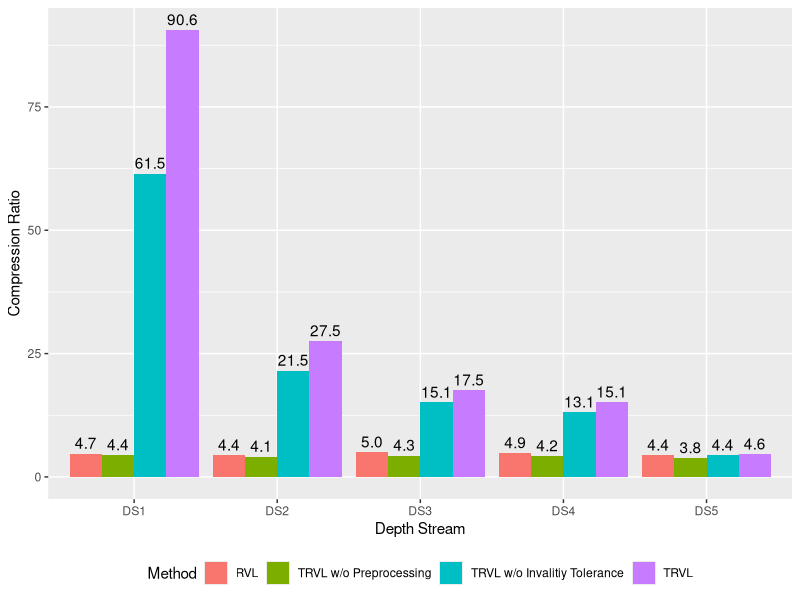
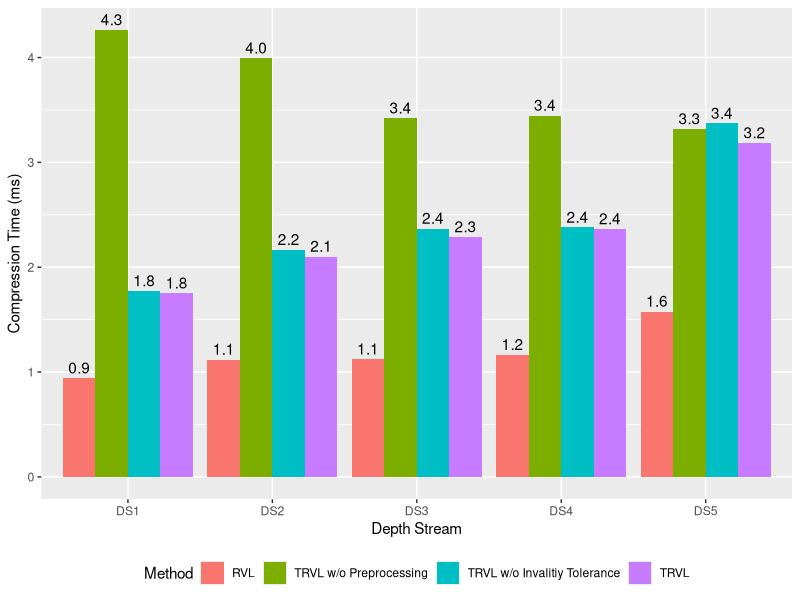
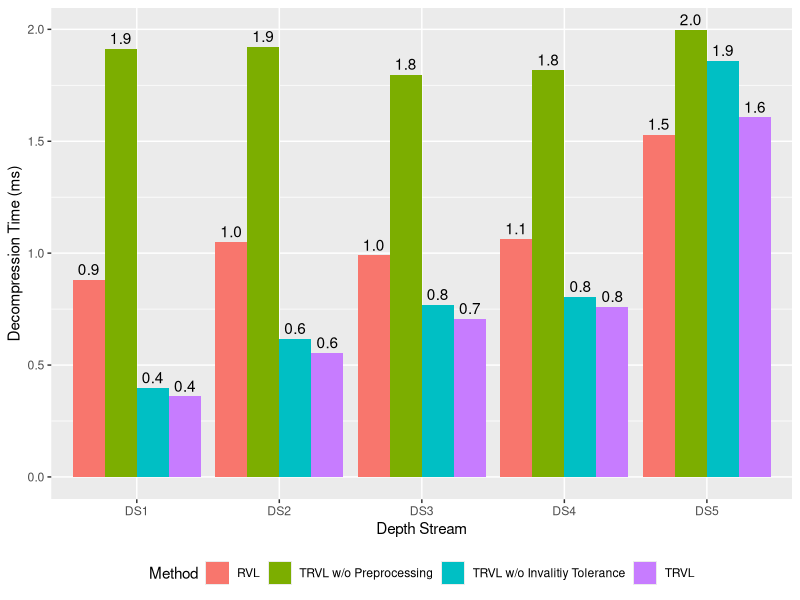
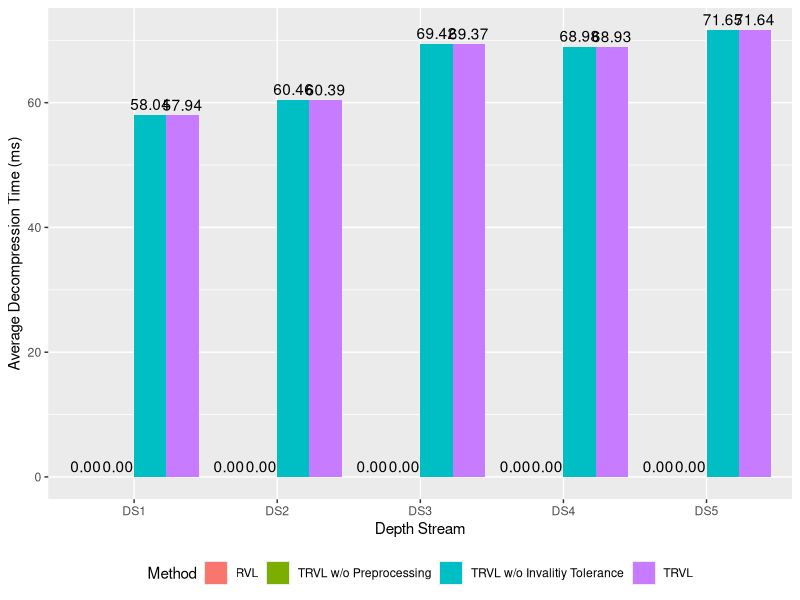
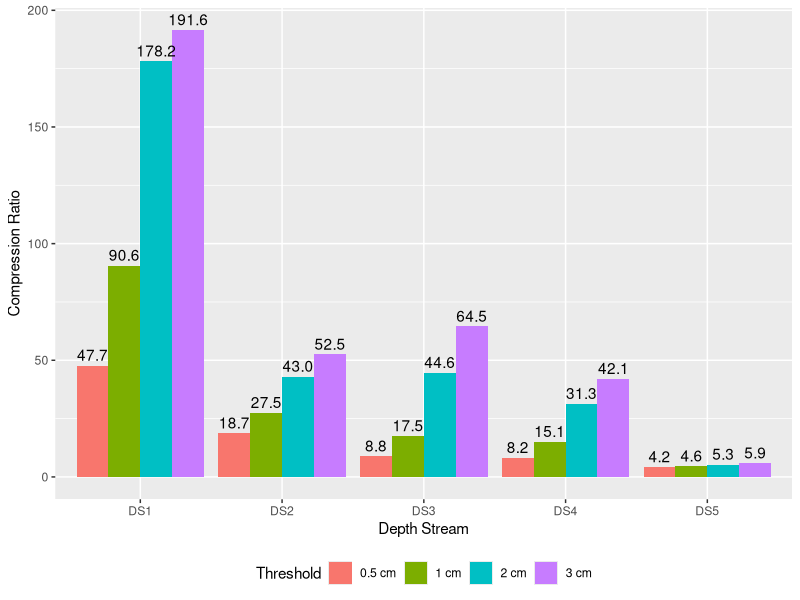
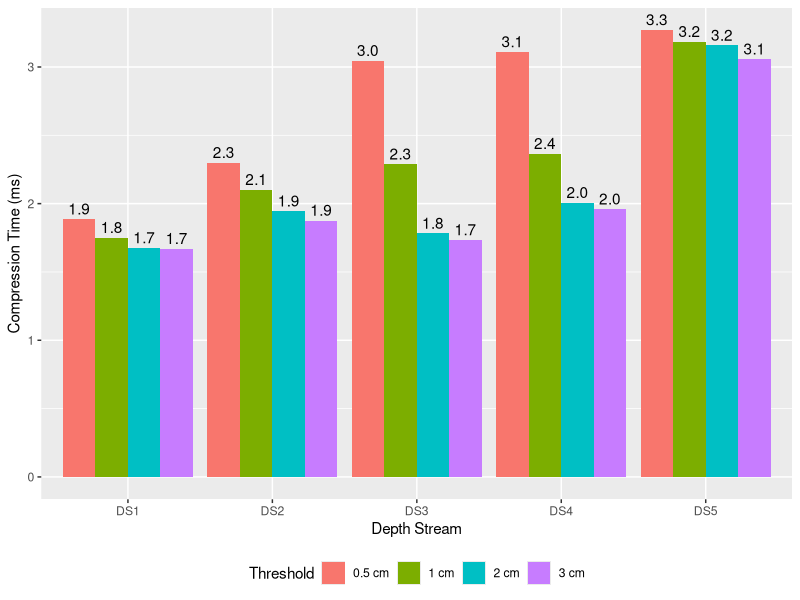
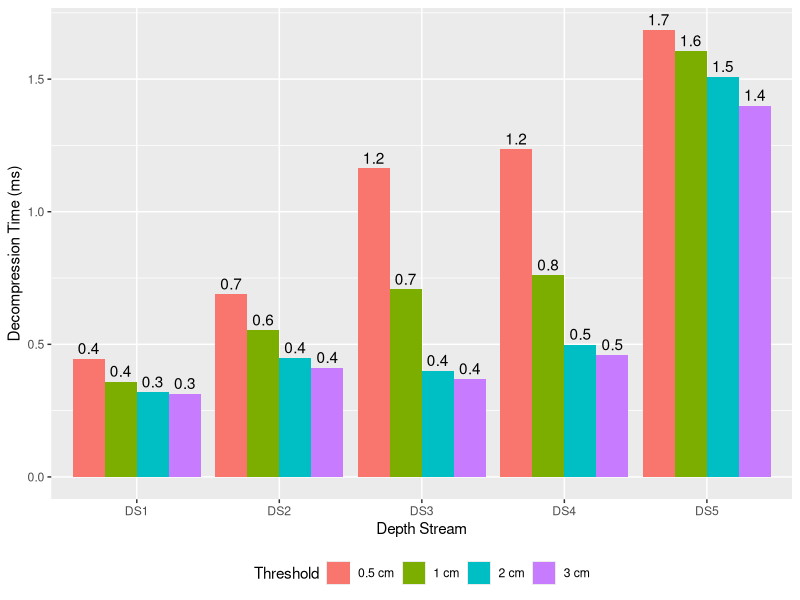
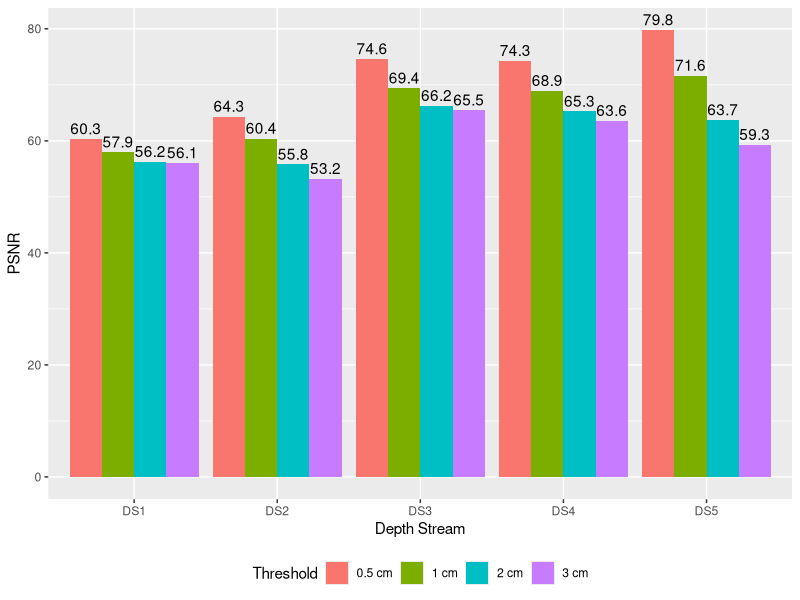

These charts were generated, in order, by the following R code:
## ---- chunk 1
library(tidyverse)
library(ggpubr)

convert_filename_to_depth_stream <- function(filename) {
  if(filename == "ppt2-empty") {
    return("DS1")
  } else if(filename == "ppt2-sitting") {
    return("DS2")
  } else if(filename == "comm-empty") {
    return("DS3")
  } else if(filename == "comm-standing") {
    return("DS4")
  } else if(filename == "comm-camera-movement") {
    return("DS5")
  } else {
    stop()
  }
}

convert_type_and_thresholds_to_type <- function(type, change_threshold, invalidation_threshold) {
  if(type == "rvl") {
    return("RVL")
  }
  if(type != "trvl") {
    stop()
  }
  
  if(change_threshold == 0) {
    # TRVL without preprocessing
    return("TRVL w/o Preprocessing")
  } else if(invalidation_threshold == 0) {
    # TRVL without invalidation tolerance
    return("TRVL w/o Invalitiy Tolerance")
  } else if(change_threshold == 5) {
    return("TRVL 0.5 cm")
  } else if(change_threshold == 10) {
    return("TRVL 1 cm")
  } else if(change_threshold == 20) {
    return("TRVL 2 cm")
  } else if(change_threshold == 30) {
    return("TRVL 3 cm")
  }
}

result_data <- read_csv("../output/paper-result.csv") %>%
  mutate(depth_stream = map_chr(filename, convert_filename_to_depth_stream),
         type = pmap_chr(list(type, change_threshold, invalidation_threshold), convert_type_and_thresholds_to_type)) %>%
  mutate(depth_stream = factor(depth_stream)) %>%
  select(depth_stream, type, compression_ratio, average_compression_time, average_decompression_time, average_psnr)
## ---- chunk 2
to_methods_type <- function(type) {
  if(type == "RVL" | type == "TRVL w/o Preprocessing" | type == "TRVL w/o Invalitiy Tolerance")
    return(type)
  
  if(type == "TRVL 1 cm")
    return("TRVL")
  
  return(NA)
}

methods_data <- result_data %>%
  mutate(type = map(type, to_methods_type)) %>%
  filter(!is.na(type)) %>%
  mutate(type = factor(type, c("RVL", "TRVL w/o Preprocessing", "TRVL w/o Invalitiy Tolerance", "TRVL")))

methods_data %>%
  mutate(label = map_chr(compression_ratio, ~ formatC(.x,, digits = 1, format = "f"))) %>%
  ggplot(aes(x = depth_stream, y = compression_ratio, fill = type)) +
  geom_col(position = "dodge") +
  labs(x = "Depth Stream", y = "Compression Ratio", fill = "Method") +
  geom_text(aes(label = label), position = position_dodge(0.9), vjust = -0.4) +
  theme(legend.position = "bottom")

methods_data %>%
  mutate(label = map_chr(average_compression_time, ~ formatC(.x,, digits = 1, format = "f"))) %>%
  ggplot(aes(x = depth_stream, y = average_compression_time, fill = type)) +
  geom_col(position = "dodge") +
  labs(x = "Depth Stream", y = "Compression Time (ms)", fill = "Method") +
  geom_text(aes(label = label), position = position_dodge(0.9), vjust = -0.4) +
  theme(legend.position = "bottom")

methods_data %>%
  mutate(label = map_chr(average_decompression_time, ~ formatC(.x,, digits = 1, format = "f"))) %>%
  ggplot(aes(x = depth_stream, y = average_decompression_time, fill = type)) +
  geom_col(position = "dodge") +
  labs(x = "Depth Stream", y = "Decompression Time (ms)", fill = "Method") +
  geom_text(aes(label = label), position = position_dodge(0.9), vjust = -0.4) +
  theme(legend.position = "bottom")

methods_data %>%
  mutate(label = map_chr(average_psnr, ~ formatC(.x,, digits = 2, format = "f"))) %>%
  ggplot(aes(x = depth_stream, y = average_psnr, fill = type)) +
  geom_col(position = "dodge") +
  labs(x = "Depth Stream", y = "Average Decompression Time (ms)", fill = "Method") +
  geom_text(aes(label = label), position = position_dodge(0.9), vjust = -0.4) +
  theme(legend.position = "bottom")
## ---- chunk 3
to_thresholds_type <- function(type) {
  if(type == "TRVL 0.5 cm")
    return("0.5 cm")
  
  if(type == "TRVL 1 cm")
    return("1 cm")
  
  if(type == "TRVL 2 cm")
    return("2 cm")
  
  if(type == "TRVL 3 cm")
    return("3 cm")
  
  return(NA)
}

thresholds_data <- result_data %>%
  mutate(type = map(type, to_thresholds_type)) %>%
  filter(!is.na(type)) %>%
  mutate(type = factor(type, c("0.5 cm", "1 cm", "2 cm", "3 cm")))

thresholds_data %>%
  mutate(label = map_chr(compression_ratio, ~ formatC(.x,, digits = 1, format = "f"))) %>%
  ggplot(aes(x = depth_stream, y = compression_ratio, fill = type)) +
  geom_col(position = "dodge") +
  labs(x = "Depth Stream", y = "Compression Ratio", fill = "Threshold") +
  geom_text(aes(label = label), position = position_dodge(0.9), vjust = -0.4) +
  theme(legend.position = "bottom")

thresholds_data %>%
  mutate(label = map_chr(average_compression_time, ~ formatC(.x,, digits = 1, format = "f"))) %>%
  ggplot(aes(x = depth_stream, y = average_compression_time, fill = type)) +
  geom_col(position = "dodge") +
  labs(x = "Depth Stream", y = "Compression Time (ms)", fill = "Threshold") +
  geom_text(aes(label = label), position = position_dodge(0.9), vjust = -0.4) +
  theme(legend.position = "bottom")

thresholds_data %>%
  mutate(label = map_chr(average_decompression_time, ~ formatC(.x,, digits = 1, format = "f"))) %>%
  ggplot(aes(x = depth_stream, y = average_decompression_time, fill = type)) +
  geom_col(position = "dodge") +
  labs(x = "Depth Stream", y = "Decompression Time (ms)", fill = "Threshold") +
  geom_text(aes(label = label), position = position_dodge(0.9), vjust = -0.4) +
  theme(legend.position = "bottom")

thresholds_data %>%
  mutate(label = map_chr(average_psnr, ~ formatC(.x,, digits = 1, format = "f"))) %>%
  ggplot(aes(x = depth_stream, y = average_psnr, fill = type)) +
  geom_col(position = "dodge") +
  labs(x = "Depth Stream", y = "PSNR", fill = "Threshold") +
  geom_text(aes(label = label), position = position_dodge(0.9), vjust = -0.4) +
  theme(legend.position = "bottom")
## ---- chunk 4
to_poster_type <- function(type) {
  if(type == "RVL")
    return(type)
  
  if(type == "TRVL 0.5 cm")
    return("TRVL 0.5 cm")
  
  if(type == "TRVL 1 cm")
    return("TRVL 1 cm")
  
  if(type == "TRVL 2 cm")
    return("TRVL 2 cm")
  
  return(NA)
}

poster_data <- result_data %>%
  mutate(type = map(type, to_poster_type)) %>%
  filter(!is.na(type)) %>%
  mutate(type = factor(type, c("RVL", "TRVL 0.5 cm", "TRVL 1 cm", "TRVL 2 cm")))

p1 <- poster_data %>%
  mutate(label = map_chr(compression_ratio, ~ formatC(.x,, digits = 1, format = "f"))) %>%
  ggplot(aes(x = depth_stream, y = compression_ratio, fill = type)) +
  geom_col(position = "dodge") +
  labs(x = "Depth Stream", y = "Compression Ratio", fill = "Type") +
  geom_text(aes(label = label), position = position_dodge(0.9), vjust = -0.1) +
  theme(legend.position = "bottom")

p2 <- poster_data %>%
  mutate(label = map_chr(average_compression_time, ~ formatC(.x,, digits = 1, format = "f"))) %>%
  ggplot(aes(x = depth_stream, y = average_compression_time, fill = type)) +
  geom_col(position = "dodge") +
  labs(x = "Depth Stream", y = "Compression Time (ms)", fill = "Type") +
  geom_text(aes(label = label), position = position_dodge(0.9), vjust = -0.1) +
  theme(legend.position = "bottom")

p3 <- poster_data %>%
  mutate(label = map_chr(average_decompression_time, ~ formatC(.x,, digits = 1, format = "f"))) %>%
  ggplot(aes(x = depth_stream, y = average_decompression_time, fill = type)) +
  geom_col(position = "dodge") +
  labs(x = "Depth Stream", y = "Decompression Time (ms)", fill = "Type") +
  geom_text(aes(label = label), position = position_dodge(0.9), vjust = -0.1) +
  theme(legend.position = "bottom")

p4 <- poster_data %>%
  mutate(label = map_chr(average_psnr, ~ formatC(.x,, digits = 1, format = "f"))) %>%
  ggplot(aes(x = depth_stream, y = average_psnr, fill = type)) +
  geom_col(position = "dodge") +
  labs(x = "Depth Stream", y = "PSNR", fill = "Type") +
  #geom_text(aes(label = label), position = position_dodge(0.9), vjust = -0.4) +
  geom_text(aes(label = ifelse(label == "0.0", "", label)), position = position_dodge(0.9), vjust = -0.1) +
  theme(legend.position = "bottom")

ggarrange(p1, p2, p3, p4, ncol = 4, nrow = 1,
          common.legend = TRUE, legend = "bottom")
## ---- chunk 5
get_ratio <- function(variable) {
  return(variable[[3]] / variable[[1]])
}

comparison_table <- result_data %>%
  filter(depth_stream != "DS1" & depth_stream != "DS5") %>%
  group_by(type) %>%
  summarise(compression_ratio = mean(compression_ratio),
            average_compression_time = mean(average_compression_time),
            average_decompression_time = mean(average_decompression_time))

comparison_table

str_c("compression ratio: ", get_ratio(comparison_table$compression_ratio))
str_c("average compression time: ", get_ratio(comparison_table$average_compression_time))
str_c("average decompression time: ", get_ratio(comparison_table$average_decompression_time))

result_data %>%
  filter(type == "TRVL w/o Invalitiy Tolerance") %>%
  pull(average_psnr) %>%
  { str_c("TRVL w/o Invalitiy Tolerance PSNR mean: ", mean(.), ", min: ", min(.)) }

result_data %>%
  filter(type == "TRVL 1 cm") %>%
  pull(average_psnr) %>%
  { str_c("TRVL PSNR mean: ", mean(.), ", min: ", min(.)) }
